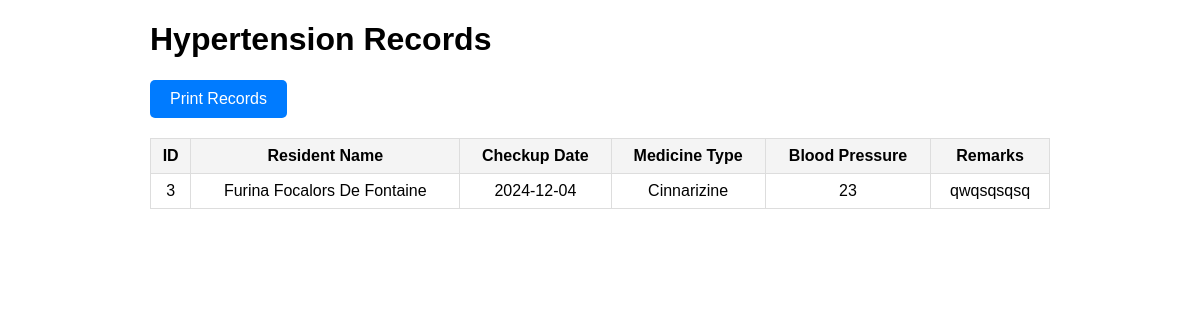
Screenshot of /admin/template/list8.php (signed in) with the database file from the repository.
### tables this page shows
CREATE TABLE `hypertension` (
  `hypertension_id` int(11) NOT NULL,
  `resident_id` int(11) NOT NULL,
  `checkup_date` date NOT NULL,
  `medicine_type` varchar(255) DEFAULT NULL,
  `blood_pressure` varchar(50) DEFAULT NULL,
  `remarks_type` text DEFAULT NULL
);

CREATE TABLE `residents` (
  `id` int(11) NOT NULL,
  `fname` varchar(255) NOT NULL,
  `mname` varchar(255) NOT NULL,
  `lname` varchar(255) NOT NULL,
  `suffix` varchar(255) NOT NULL,
  `sex` varchar(255) NOT NULL,
  `bday` varchar(255) NOT NULL,
  `pob` varchar(255) NOT NULL,
  `religion` varchar(255) NOT NULL,
  `citizenship` varchar(255) NOT NULL,
  `street` varchar(255) NOT NULL,
  `zone` varchar(255) NOT NULL,
  `brgy` varchar(255) NOT NULL,
  `mun` varchar(255) NOT NULL,
  `province` varchar(255) NOT NULL,
  `zipcode` varchar(255) NOT NULL,
  `contact` varchar(255) NOT NULL,
  `educational` varchar(255) NOT NULL,
  `occupation` varchar(255) NOT NULL,
  `civil_status` varchar(255) NOT NULL,
  `labor_status` varchar(255) NOT NULL,
  `voter_status` varchar(255) NOT NULL,
  `pwd_status` varchar(255) NOT NULL,
  `four_p` varchar(255) NOT NULL,
  `vac_status` varchar(255) NOT NULL,
  `status` varchar(255) NOT NULL,
  `longitude` varchar(255) NOT NULL,
  `latitude` varchar(255) NOT NULL,
  `id_card_no` varchar(50) DEFAULT NULL,
  `profile` varchar(255) DEFAULT NULL,
  `qr_code` varchar(255) DEFAULT NULL
);

### admin/template/list8.php (the view, shortened to what this page needs)
<?php
include '../dbcon.php';
$query = "
    SELECT
        h.hypertension_id,
        r.fname,
        r.mname,
        r.lname,
        r.suffix,
        h.checkup_date,
        h.medicine_type,
        h.blood_pressure,
        h.remarks_type
    FROM
        hypertension h
    JOIN
        residents r ON h.resident_id = r.id
";
$result = mysqli_query($conn, $query);
?>
<!DOCTYPE html>
<html lang="en">
<head>
</head>
<body>
    <div class="container">
        <h1>Hypertension Records</h1>
        <a href="#" class="print-btn" onclick="window.print(); return false;">Print Records</a>
        <table>
            <thead>
                <tr>
                    <th>ID</th>
                    <th>Resident Name</th>
                    <th>Checkup Date</th>
                    <th>Medicine Type</th>
                    <th>Blood Pressure</th>
                    <th>Remarks</th>
                </tr>
            </thead>
            <tbody>
                <?php if (mysqli_num_rows($result) > 0): ?>
                    <?php while ($row = mysqli_fetch_assoc($result)): ?>
                        <tr>
                            <td><?= htmlspecialchars($row['hypertension_id']); ?></td>
                            <td>
                                <?= htmlspecialchars($row['fname'] . ' ' . $row['mname'] . ' ' . $row['lname'] . ' ' . $row['suffix']); ?>
                            </td>
                            <td><?= htmlspecialchars($row['checkup_date']); ?></td>
                            <td><?= htmlspecialchars($row['medicine_type']); ?></td>
                            <td><?= htmlspecialchars($row['blood_pressure']); ?></td>
                            <td><?= htmlspecialchars($row['remarks_type']); ?></td>
                        </tr>
                    <?php endwhile; ?>
                <?php else: ?>
                    <tr>
                        <td colspan="6">No records found</td>
                    </tr>
                <?php endif; ?>
            </tbody>
        </table>
    </div>
</body>
</html>

### admin/template/list8.php (style rules this page uses)
body { font-family: Arial, sans-serif; margin: 20px; }
.container { max-width: 900px; margin: auto; }
table { width: 100%; border-collapse: collapse; margin-bottom: 20px; }
table th, table td { border: 1px solid #ddd; padding: 8px; text-align: center; }
table th { background-color: #f4f4f4; font-weight: bold; }
.print-btn { display: block; margin: 20px 0; padding: 10px 20px; background-color: #007BFF; color: white; text-align: center; text-decoration: none; border-radius: 5px; width: fit-content; }

### rows the page displays
hypertension: hypertension_id "3", resident.suffix "Furina Focalors De Fontaine", checkup_date "2024-12-04", medicine_type "Cinnarizine", blood_pressure "23", remarks_type "qwqsqsqsq"
